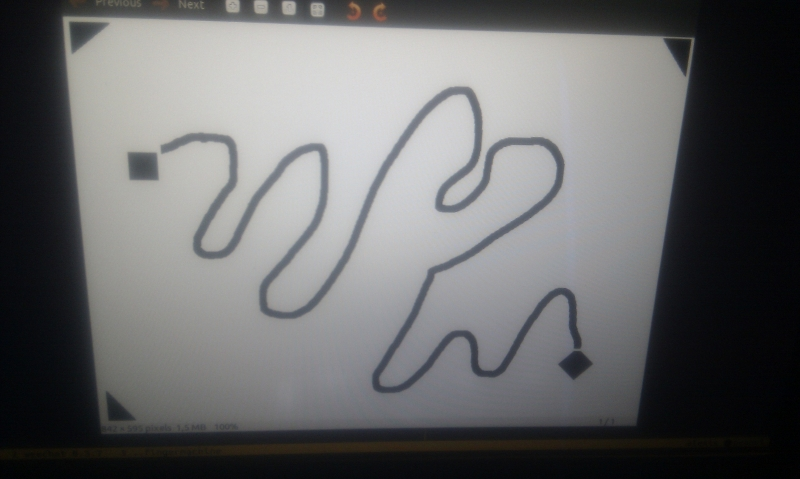
#> input picture fingermachine/track-1-picture.jpg, 800 x 479 px
$ python detection.py track-1-picture.jpg   (Python 2 division)
#> lines starting #> are read from the running program, lines starting #| are printed output that depends on the picture; after the words box and inside, x2 and y2 are one past the last pixel; in counts of white or black regions, pixels touching at a corner belong together
import sys
from collections import defaultdict, namedtuple
import itertools

import cv2
import math

Point = namedtuple('Point', ('x', 'y'))


def get_center(contour):
    """Computes and returns the center of a contour object.

    You get back a tuple of positions (x, y).

    """
    moments = cv2.moments(contour)
    try:
        x = moments['m10'] / moments['m00']
        y = moments['m01'] / moments['m00']
    except ZeroDivisionError:
        return None
    return Point(x, y)


def get_borders(borders):
    matrix = dict()
    for p1, p2, p3 in itertools.permutations(borders, 3):
        (x1, y1), (x2, y2), (x3, y3) = p1, p2, p3

        # pythagore!
        a = math.sqrt((x1 - x2) ** 2 + (y1 - y2) ** 2)
        b = math.sqrt((x3 - x2) ** 2 + (y3 - y2) ** 2)
        c = math.sqrt((x3 - x1) ** 2 + (y3 - y1) ** 2)

        delta = (a ** 2 + b ** 2) - c ** 2
        matrix[abs(delta)] = (p1, p2, p3)
    return matrix[min(matrix.keys())]


def detect_shapes(img_path):
    """Opens an image, finds and returns markers (start, end, corners) and
    a path if one is detected.

    :param img_path: the path to the image to load.

    Returns a tuple of (markers, path).
    """
#> called with img_path = 'track-1-picture.jpg'
    gray = cv2.imread(img_path, 0)
#> gray: shape (479, 800); min 0, max 219, mean 105.5
    # gray = cv2.equalizeHist(gray)

    _, threshold = cv2.threshold(gray, 80, 255, cv2.THRESH_BINARY_INV)
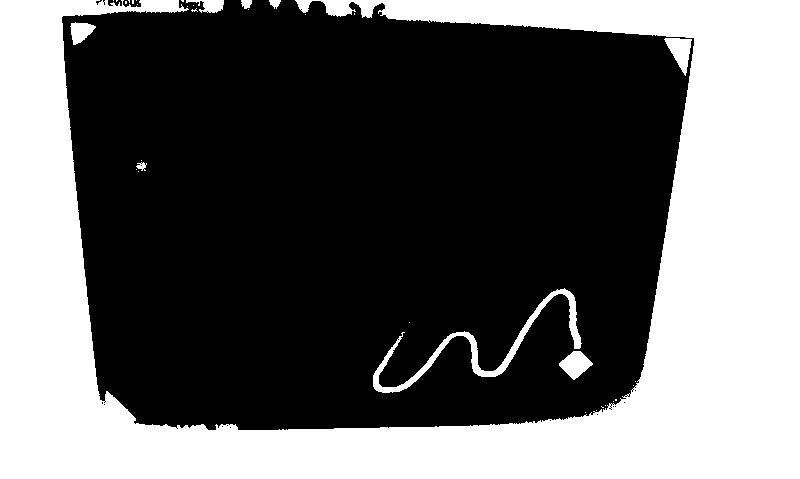
#> threshold: shape (479, 800); 39.1% white; 35 white regions (26 under 20 px)

    contours, _ = cv2.findContours(threshold, mode=cv2.RETR_EXTERNAL,
                                   method=cv2.CHAIN_APPROX_SIMPLE)
#> contours = 35 contours, 26 with area under 20; largest, box (x1, y1, x2, y2) and area: (0, 0, 800, 479) 143394, (373, 288, 582, 393) 1980, (559, 351, 593, 380) 532, (664, 38, 692, 76) 506, (70, 22, 96, 45) 334

    shapes = {
        3: 'borders',  # triangles
        4: 'start',  # square
        5: 'end',  # kinda square
    }

    markers = defaultdict(list)
    path = None

    possible_paths = []

    # first iteration, get the start, end and borders.
    for cnt in contours:
        approx = cv2.approxPolyDP(cnt,
                    epsilon=0.04 * cv2.arcLength(cnt, True),
                    closed=True)

        sections = len(approx)

        if sections in shapes:
            center = get_center(cnt)
            if center is not None:
                markers[shapes[sections]].append(center)
        elif sections > max(shapes.keys()):
            possible_paths.append(cnt)
#> this loop made 35 passes
#> (cnt, approx, sections, x in get_center, y in get_center) on pass 33: ([[116, 0], [116, 1], [117, 0]], [[117, 0], [116, 0], [116, 1]], 3, 116.3, 0.333)
#> (approx, sections, x in get_center, y in get_center) on passes 6, 9, 16, 17, 25, 27: ([[615, 399], [615, 400], [616, 400], [616, 399]], 4, 615.5, 399.5), ([[580, 351], [559, 363], [573, 379], [592, 364]], 4, 575.2, 364), ([[665, 38], [685, 75], [691, 39]], 3, 679.7, 50.81), ([[95, 26], [71, 23], [73, 44]], 3, 80.46, 31.31), ([[125, 1], [125, 3], [126, 3], [126, 1]], 4, 125.5, 2), ([[241, 0], [244, 8], [249, 7], [251, 0]], 4, 246.1, 3.25)
#> after the loop, possible_paths = 4 contours, 1 with area under 20; largest, box (x1, y1, x2, y2) and area: (0, 0, 800, 479) 143394, (373, 288, 582, 393) 1980, (136, 162, 147, 171) 36

    borders = get_borders(markers['borders'])

    # let's find which points are where
    #                   TR < top right
    #
    #
    #
    # BL                BR < bottom right
    # ^ Bottom left

    matrix = {}
    for p1, p2, p3 in itertools.permutations(borders, 3):
        diff = p1.x - p2.x + p1.y, p2.y
        matrix[diff] = p1, p2, p3

    bottom_right, p1, p2 = matrix[min(matrix.keys())]


    return markers, path
    top_left = borders[0]
    bottom_left = borders[1]
    top_right = borders[2]

    for cnt in possible_paths:
        # check the path is inside the paper
        center = get_center(cnt)
        if (top_left <= center <= top_right
                and center[0] > bottom_left[0]
                and center[1] < bottom_left[1]):

            # That's probably the racing path.
            path = cnt
            print "path detected"

    return markers, path


def display_img(img):
    cv2.imshow('img', img)
    cv2.waitKey(0)
    cv2.destroyAllWindows()


if __name__ == '__main__':
    if len(sys.argv) < 2:
        print 'you must supply the path to your image'
        sys.exit(0)
    img_path = sys.argv[1]

    markers, path = detect_shapes(img_path)

    # eventually do something with it.
    img = cv2.imread(img_path)
#> img is the input picture: shape (479, 800, 3); mean B, G, R 106.4, 105.5, 105.1

    colors = {'borders': (0, 0, 255),
              'start': (0, 255, 0),
              'end': (255, 0, 0)}

    for key, values in markers.items():
        color = colors[key]
        for center in values:
            cv2.circle(img, center, 2, color, 5)
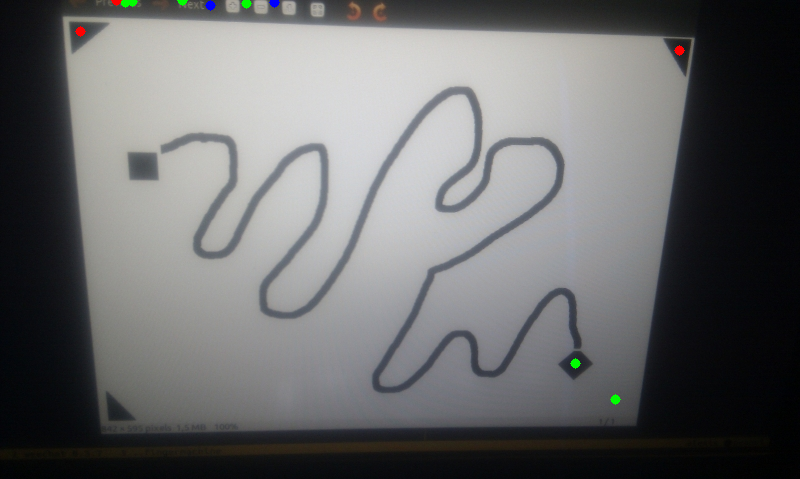
#> img: shape (479, 800, 3); 0.18% of pixels changed, all inside (x1, y1, x2, y2) = (75, 0, 685, 405)

    print markers

    if path is not None:
        cv2.drawContours(img, [path], 0, (0, 255, 255), -1)

    display_img(img)
